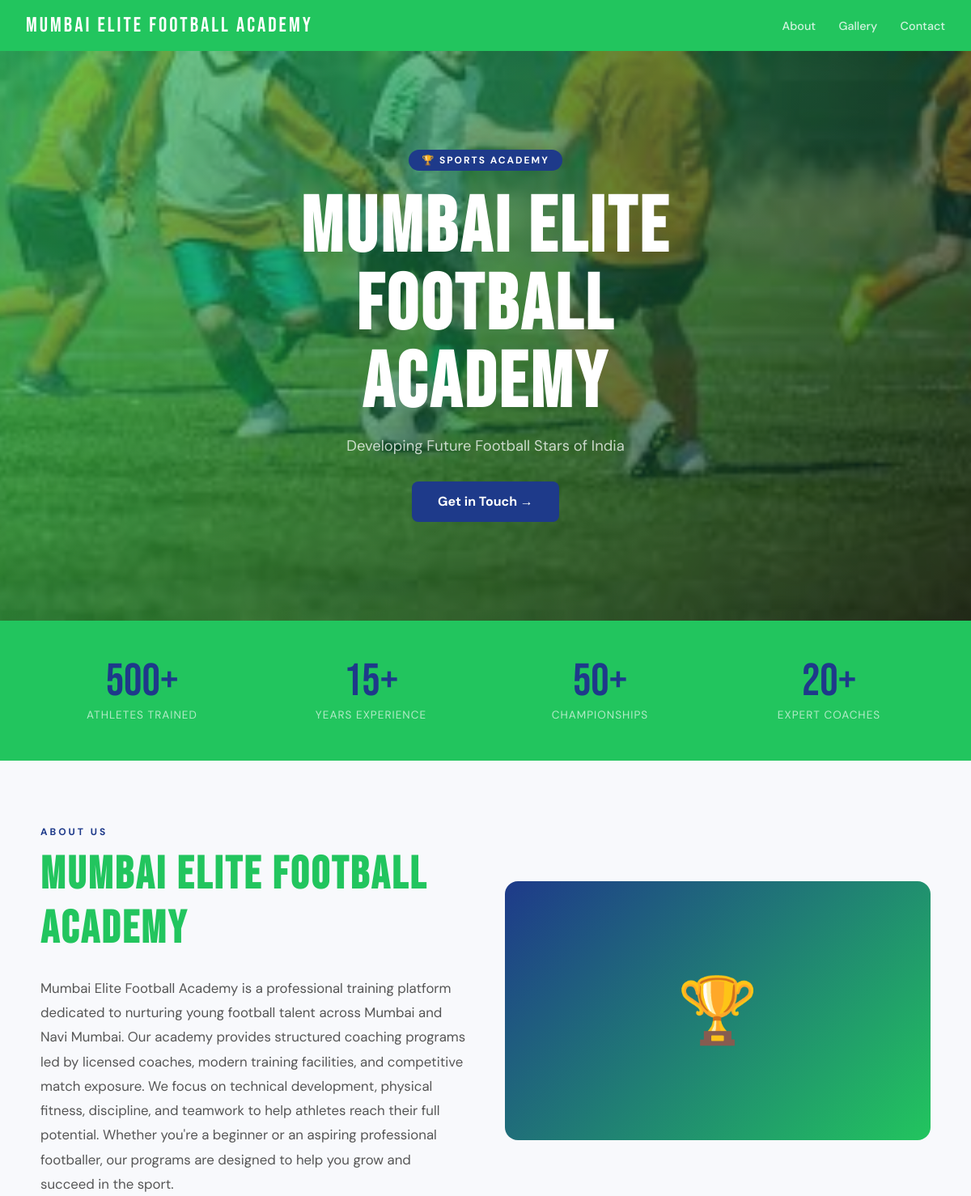
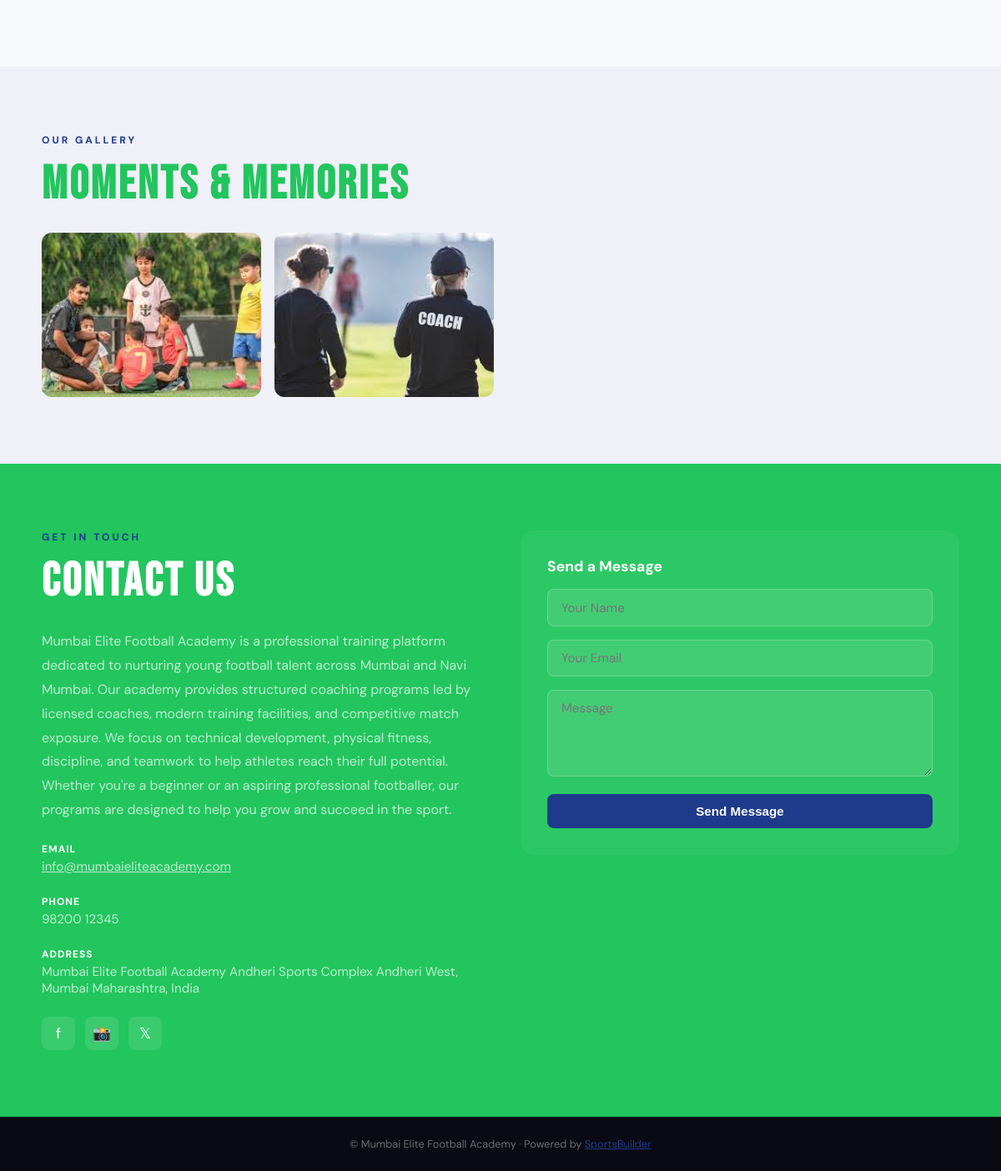
The app's page /site/mumbai-elite-football-academy with its own data (2 pictures, top to bottom).
### models.py (models this page shows)
class Website(db.Model):
    __tablename__ = "websites"
    id = db.Column(db.Integer, primary_key=True)
    user_id = db.Column(db.Integer, db.ForeignKey("users.id"), nullable=False)
    site_name = db.Column(db.String(200), nullable=False)
    slug = db.Column(db.String(200), unique=True, nullable=False)
    template_name = db.Column(db.String(100), nullable=False, default="academy_template")
    primary_color = db.Column(db.String(20), default="#e63946")
    secondary_color = db.Column(db.String(20), default="#1d3557")
    accent_color = db.Column(db.String(20), default="#f59e0b")
    background_color = db.Column(db.String(20), default="#ffffff")
    text_color = db.Column(db.String(20), default="#1a1a2e")
    font_family = db.Column(db.String(100), default="Inter")
    logo = db.Column(db.String(300))
    hero_image = db.Column(db.String(300))
    description = db.Column(db.Text)
    tagline = db.Column(db.String(300))
    hero_title = db.Column(db.String(300))
    hero_subtitle = db.Column(db.Text)
    cta_button_text = db.Column(db.String(100), default="Get Started")
    cta_button_url = db.Column(db.String(300), default="#contact")
    about_title = db.Column(db.String(200), default="About Us")
    about_text = db.Column(db.Text)
    feature1_title = db.Column(db.String(200))
    feature1_text = db.Column(db.Text)
    feature1_icon = db.Column(db.String(50))
    feature2_title = db.Column(db.String(200))
    feature2_text = db.Column(db.Text)
    feature2_icon = db.Column(db.String(50))
    feature3_title = db.Column(db.String(200))
    feature3_text = db.Column(db.Text)
    feature3_icon = db.Column(db.String(50))
    feature4_title = db.Column(db.String(200))
    feature4_text = db.Column(db.Text)
    feature4_icon = db.Column(db.String(50))
    stat1_number = db.Column(db.String(50))
    stat1_label = db.Column(db.String(100))
    stat2_number = db.Column(db.String(50))
    stat2_label = db.Column(db.String(100))
    stat3_number = db.Column(db.String(50))
    stat3_label = db.Column(db.String(100))
    stat4_number = db.Column(db.String(50))
    stat4_label = db.Column(db.String(100))
    contact_email = db.Column(db.String(120))
    phone = db.Column(db.String(50))
    address = db.Column(db.String(300))
    whatsapp = db.Column(db.String(50))
    facebook = db.Column(db.String(200))
    instagram = db.Column(db.String(200))
    twitter = db.Column(db.String(200))
    linkedin = db.Column(db.String(200))
    youtube = db.Column(db.String(200))
    is_published = db.Column(db.Boolean, default=True)
    show_gallery = db.Column(db.Boolean, default=True)
    show_stats = db.Column(db.Boolean, default=True)
    show_features = db.Column(db.Boolean, default=True)
    meta_title = db.Column(db.String(200))
    meta_description = db.Column(db.Text)
    meta_keywords = db.Column(db.String(500))
    og_image = db.Column(db.String(300))
    created_at = db.Column(db.DateTime, default=datetime.utcnow)
    gallery = db.relationship("Gallery", backref="website", lazy=True, cascade="all, delete-orphan")

class Gallery(db.Model):
    __tablename__ = "gallery"
    id = db.Column(db.Integer, primary_key=True)
    website_id = db.Column(db.Integer, db.ForeignKey("websites.id"), nullable=False)
    image_path = db.Column(db.String(300), nullable=False)
    caption = db.Column(db.String(200))
    created_at = db.Column(db.DateTime, default=datetime.utcnow)

### app.py (the view)
@app.route("/site/<slug>")
def site(slug):
    website = Website.query.filter_by(slug=slug).first_or_404()
    if not website.is_published:
        abort(404)
    template_path = f"{website.template_name}/index.html"
    return render_template(template_path, site=website)

### builder_templates/academy_template/index.html (shortened to what this page needs)
<!DOCTYPE html>
<html lang="en">
<head>
</head>
<body>
<nav class="nav">
  <div class="nav-brand">{{ site.site_name }}</div>
  <div class="nav-links">
    <a href="#about">About</a>
    {% if site.gallery %}<a href="#gallery">Gallery</a>{% endif %}
    <a href="#contact">Contact</a>
  </div>
</nav>
<section class="hero">
  <div class="hero-bg"></div>
  <div class="hero-content">
    <span class="hero-badge">🏆 Sports Academy</span>
    <h1>{{ site.site_name }}</h1>
    <p>{{ site.tagline or site.description or "Excellence in Sports Training" }}</p>
    <a href="#contact" class="hero-cta">Get in Touch →</a>
  </div>
</section>
<div class="stats">
  <div class="stats-grid">
    <div><div class="stat-num">500+</div><div class="stat-label">Athletes Trained</div></div>
    <div><div class="stat-num">15+</div><div class="stat-label">Years Experience</div></div>
    <div><div class="stat-num">50+</div><div class="stat-label">Championships</div></div>
    <div><div class="stat-num">20+</div><div class="stat-label">Expert Coaches</div></div>
  </div>
</div>
<section class="section" id="about">
  <div class="container">
    <div class="about-grid">
      <div>
        <div class="section-label">About Us</div>
        <h2 class="section-title">{{ site.site_name }}</h2>
        <p class="section-body">{{ site.description or "We are dedicated to developing the next generation of sports champions. Our world-class facilities and expert coaches provide the best environment for athletes to thrive." }}</p>
      </div>
      <div class="about-visual">🏆</div>
    </div>
  </div>
</section>
{% if site.gallery %}
<section class="section" id="gallery" style="background: #f0f0f8;">
  <div class="container">
    <div class="section-label">Our Gallery</div>
    <h2 class="section-title">Moments & Memories</h2>
    <div class="gallery-grid">
      {% for img in site.gallery %}
      <div class="gallery-item">
        <img src="{{ url_for('static', filename=img.image_path) }}" alt="{{ img.caption or site.site_name }}" loading="lazy" decoding="async">
      </div>
      {% endfor %}
    </div>
  </div>
</section>
{% endif %}
<section class="section contact" id="contact">
  <div class="container">
    <div class="contact-grid">
      <div class="contact-info">
        <div class="section-label">Get In Touch</div>
        <h2 class="section-title">Contact Us</h2>
        <p>{{ site.description or "Reach out to us today and start your sports journey with us." }}</p>
        {% if site.contact_email %}
        <div class="contact-detail">
          <div>
            <strong>Email</strong>
            <a href="mailto:{{ site.contact_email }}" style="color: rgba(255,255,255,0.7);">{{ site.contact_email }}</a>
          </div>
        </div>
        {% endif %}
        {% if site.phone %}
        <div class="contact-detail">
          <div><strong>Phone</strong>{{ site.phone }}</div>
        </div>
        {% endif %}
        {% if site.address %}
        <div class="contact-detail">
          <div><strong>Address</strong>{{ site.address }}</div>
        </div>
        {% endif %}
        <div class="social-links">
          {% if site.facebook %}<a href="{{ site.facebook }}" class="social-link" target="_blank" rel="noopener noreferrer" aria-label="Facebook">f</a>{% endif %}
          {% if site.instagram %}<a href="{{ site.instagram }}" class="social-link" target="_blank" rel="noopener noreferrer" aria-label="Instagram">📸</a>{% endif %}
          {% if site.twitter %}<a href="{{ site.twitter }}" class="social-link" target="_blank" rel="noopener noreferrer" aria-label="X">𝕏</a>{% endif %}
        </div>
      </div>
      <div>
        <div style="background: rgba(255,255,255,0.05); border-radius: 16px; padding: 2rem;">
          <h3 style="margin-bottom: 1rem; font-size: 1.1rem;">Send a Message</h3>
          <form onsubmit="event.preventDefault(); alert('Thank you! We will get back to you soon.');">
            <div style="margin-bottom: 1rem;">
              <input type="text" name="name" autocomplete="name" placeholder="Your Name" style="width:100%; background: rgba(255,255,255,0.1); border: 1px solid rgba(255,255,255,0.2); border-radius: 8px; padding: 0.7rem 1rem; color: #fff; font-family: inherit; font-size: 0.95rem;">
            </div>
            <div style="margin-bottom: 1rem;">
              <input type="email" name="email" autocomplete="email" placeholder="Your Email" style="width:100%; background: rgba(255,255,255,0.1); border: 1px solid rgba(255,255,255,0.2); border-radius: 8px; padding: 0.7rem 1rem; color: #fff; font-family: inherit; font-size: 0.95rem;">
            </div>
            <div style="margin-bottom: 1rem;">
              <textarea name="message" placeholder="Message" rows="4" style="width:100%; background: rgba(255,255,255,0.1); border: 1px solid rgba(255,255,255,0.2); border-radius: 8px; padding: 0.7rem 1rem; color: #fff; font-family: inherit; font-size: 0.95rem; resize: vertical;"></textarea>
            </div>
            <button type="submit" style="background: var(--primary); color: #fff; border: none; padding: 0.75rem 1.5rem; border-radius: 8px; font-weight: 700; cursor: pointer; width: 100%; font-size: 0.95rem;">Send Message</button>
          </form>
        </div>
      </div>
    </div>
  </div>
</section>
<footer>
  <p>© {{ site.site_name }} · Powered by <a href="/">SportsBuilder</a></p>
</footer>
</body>
</html>

### records on screen
Website: site_name "Mumbai Elite Football Academy", tagline "Developing Future Football Stars of India", description "Mumbai Elite Football Academy is a professional training platform dedicated to nurturing young football talent across Mumbai and Navi Mumbai. Our academy provides structured coaching programs led by licensed coaches, modern training facilities, and competitive match exposure. We focus on technical development, physical fitness, discipline, and teamwork to help athletes reach their full potential. Whether you're a beginner or an aspiring professional footballer, our programs are designed to help you grow and succeed in the sport.", contact_email "info@mumbaieliteacademy.com", phone "98200 12345", address "Mumbai Elite Football Academy Andheri Sports Complex Andheri West, Mumbai Maharashtra, India"
Gallery: image_path (picture)
Gallery: image_path (picture)
